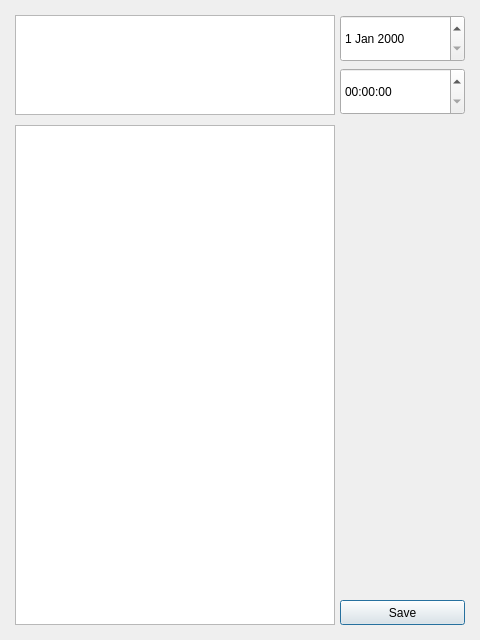
<?xml version="1.0" encoding="UTF-8"?>
<ui version="4.0">
 <class>Dialog</class>
 <widget class="QDialog" name="Dialog">
  <property name="geometry">
   <rect>
    <x>0</x>
    <y>0</y>
    <width>480</width>
    <height>640</height>
   </rect>
  </property>
  <property name="windowTitle">
   <string>Task</string>
  </property>
  <widget class="QTextBrowser" name="textBrowserTitle">
   <property name="geometry">
    <rect>
     <x>15</x>
     <y>15</y>
     <width>320</width>
     <height>100</height>
    </rect>
   </property>
  </widget>
  <widget class="QTextBrowser" name="textBrowserContent">
   <property name="geometry">
    <rect>
     <x>15</x>
     <y>125</y>
     <width>320</width>
     <height>500</height>
    </rect>
   </property>
  </widget>
  <widget class="QTimeEdit" name="timeEdit">
   <property name="geometry">
    <rect>
     <x>340</x>
     <y>68</y>
     <width>125</width>
     <height>47</height>
    </rect>
   </property>
  </widget>
  <widget class="QDateEdit" name="dateEdit">
   <property name="geometry">
    <rect>
     <x>340</x>
     <y>15</y>
     <width>125</width>
     <height>47</height>
    </rect>
   </property>
  </widget>
  <widget class="QPushButton" name="pushButtonSave">
   <property name="geometry">
    <rect>
     <x>340</x>
     <y>600</y>
     <width>125</width>
     <height>25</height>
    </rect>
   </property>
   <property name="text">
    <string>Save</string>
   </property>
  </widget>
 </widget>
 <resources/>
 <connections/>
</ui>
